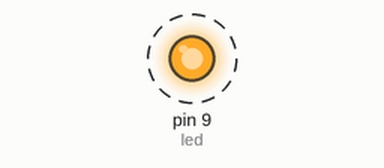
The sketch below on a simulated Arduino Uno, built with avr-gcc and run on an emulated ATmega328P. On the bench: output pins drawn as LEDs (lit = HIGH). Dashed ring = blinking.

Above: at 0.5 s.
Timing chart, 0 to 4.6 s (numbered marks = the images above):
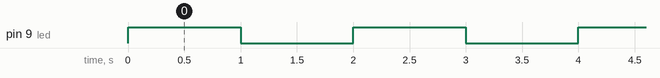

Measured:
- by itself, pin 9 (led): alternates HIGH for 1.0 s and LOW for 1.0 s

The sketch:

Atmega_test.ino
```cpp
/*
Program testowy do wgrania na ATmega 8
*/

#include <avr/io.h>

#define F_CPU 16000000UL;
const int led = 1;                             //0 - numer pinu w porcie B

void setup(){
  //Konfiguracja portu
  DDRB = 1 << led;
  //Dioda zgaszona
  PORTB = 0;
}

void loop(){
  PORTB ^= 1 << led;
  delay(1000);
}
```
